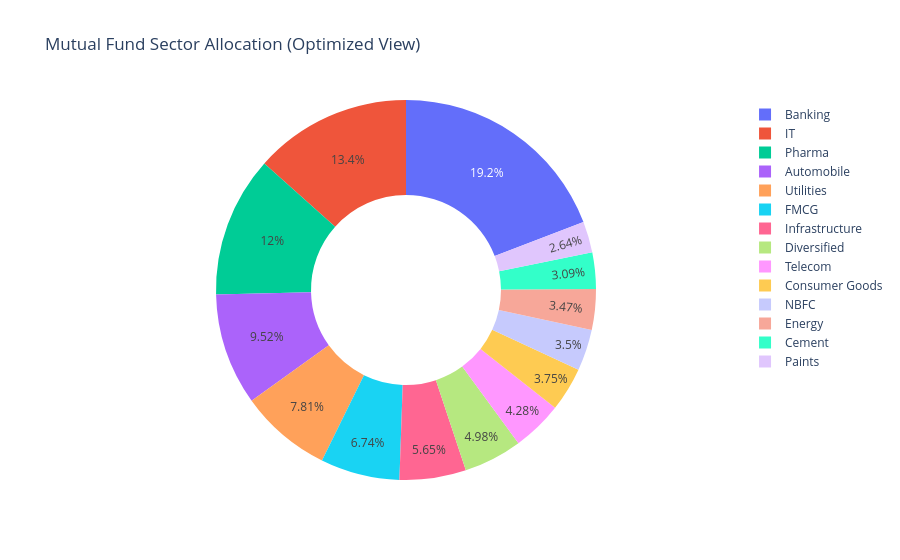

The notebook cell this image was saved under:
### Code cell
sector_allocation = sector_allocation.sort_values("weight_pct", ascending=False)

fig = px.pie(
    sector_allocation,
    names="sector",
    values="weight_pct",
    hole=0.5,
    title="Mutual Fund Sector Allocation (Optimized View)"
)

fig.show()

### Figure 1 — Plotly figure (JSON) as saved in the notebook; plotly's stock layout.template omitted (floating-point values rounded to 4 significant figures)
{"data": [{"domain": {"x": [0, 1], "y": [0, 1]}, "hole": 0.5, "hovertemplate": "sector=%{label}<br>weight_pct=%{value}<extra></extra>", "labels": ["Banking", "IT", "Pharma", "Automobile", "Utilities", "FMCG", "Infrastructure", "Diversified", "Telecom", "Consumer Goods", "NBFC", "Energy", "Cement", "Paints"], "legendgroup": "", "name": "", "showlegend": true, "type": "pie", "values": [652.3, 455.5, 407.4, 323.6, 265.5, 229.1, 192.2, 169.2, 145.6, 127.6, 119.1, 117.9, 105.0, 89.86]}], "layout": {"legend": {"tracegroupgap": 0}, "title": {"text": "Mutual Fund Sector Allocation (Optimized View)"}}}
